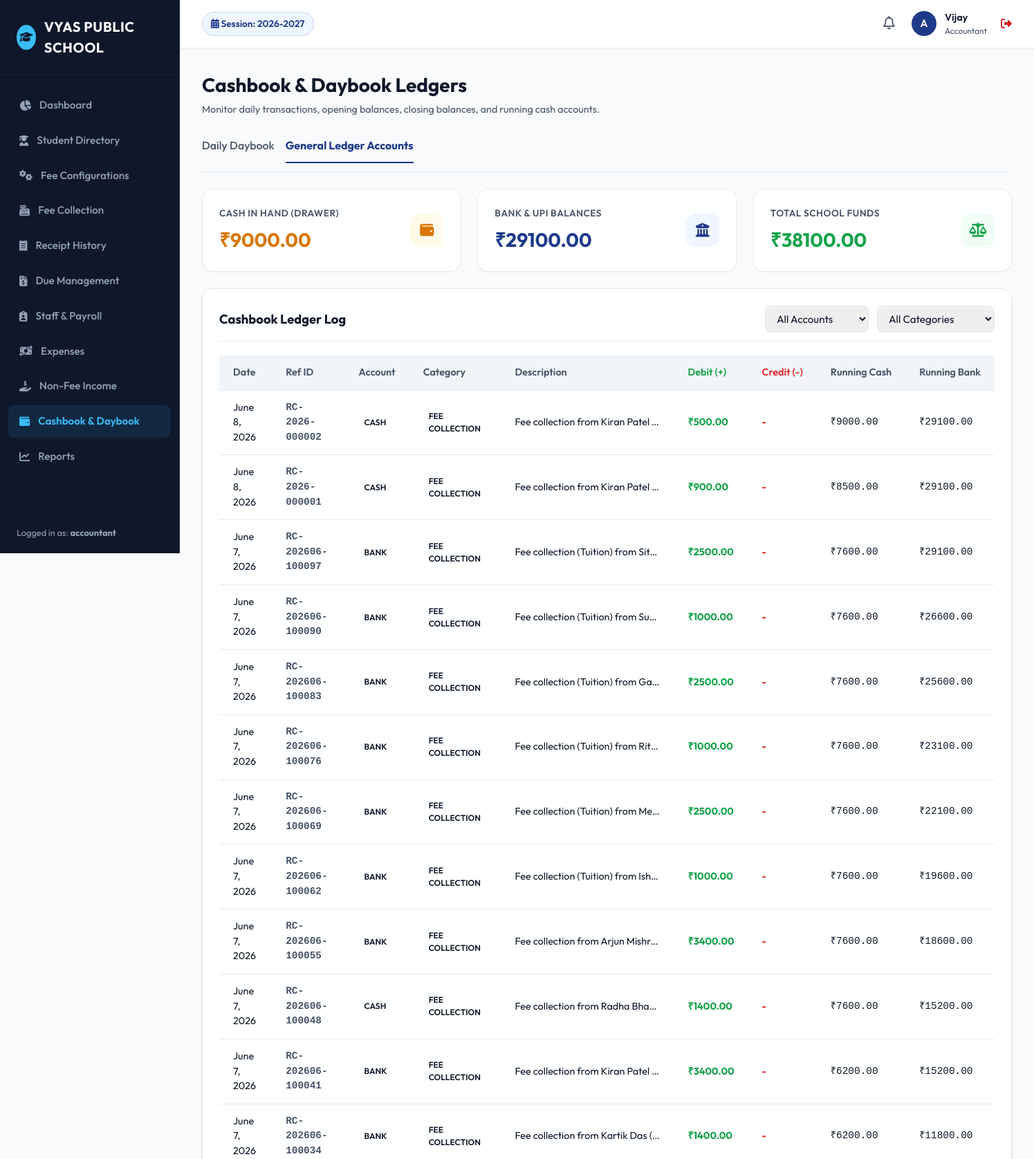
Page /finance/cashbook/ (signed in, upper part) on the committed database.
### users/models.py (models this page shows, shortened)
class User(AbstractUser, SoftDeleteModel):
    SUPER_ADMIN = 'SUPER_ADMIN'
    SCHOOL_ADMIN = 'SCHOOL_ADMIN'
    ACCOUNTANT = 'ACCOUNTANT'
    PRINCIPAL = 'PRINCIPAL'
    TEACHER = 'TEACHER'
    RECEPTIONIST = 'RECEPTIONIST'
    ROLE_CHOICES = [
        (SUPER_ADMIN, 'Super Admin'),
        (SCHOOL_ADMIN, 'School Admin'),
        (ACCOUNTANT, 'Accountant'),
        (PRINCIPAL, 'Principal'),
        (TEACHER, 'Teacher'),
        (RECEPTIONIST, 'Receptionist'),
    ]
    role = models.CharField(max_length=20, choices=ROLE_CHOICES, default=SCHOOL_ADMIN)
    mobile = models.CharField(max_length=15, blank=True, null=True)
    objects = SoftDeleteUserManager()
    def is_school_admin(self):
        return self.role in [self.SUPER_ADMIN, self.SCHOOL_ADMIN]
    def is_accountant(self):
        return self.role in [self.SUPER_ADMIN, self.ACCOUNTANT]

### academics/models.py (models this page shows, shortened)
class AcademicSession(SoftDeleteModel):
    name = models.CharField(max_length=20, unique=True, help_text="e.g. 2026-2027")
    start_date = models.DateField()
    end_date = models.DateField()
    is_active = models.BooleanField(default=False)
    class Meta:
        ordering = ['-start_date']

### finance/models.py (models this page shows, shortened)
class CashBookEntry(SoftDeleteModel):
    ENTRY_TYPE_CHOICES = [
        ('DEBIT', 'Debit (Cash In)'),
        ('CREDIT', 'Credit (Cash Out)'),
    ]
    CATEGORY_CHOICES = [
        ('FEE_COLLECTION', 'Fee Collection'),
        ('SALARY', 'Salary Payment'),
        ('EXPENSE', 'Expense Payment'),
        ('INCOME', 'Non-fee Income'),
        ('MANUAL', 'Manual Adjustment'),
    ]
    PAYMENT_MODE_CHOICES = [
        ('CASH', 'Cash'),
        ('BANK', 'Bank'), # Bank/UPI/Transfer
    ]
    entry_date = models.DateField()
    entry_type = models.CharField(max_length=10, choices=ENTRY_TYPE_CHOICES)
    category = models.CharField(max_length=20, choices=CATEGORY_CHOICES)
    amount = models.DecimalField(max_digits=12, decimal_places=2)
    payment_mode = models.CharField(max_length=10, choices=PAYMENT_MODE_CHOICES, default='CASH')
    reference_id = models.CharField(max_length=100, blank=True, null=True, help_text="e.g. Receipt No, Payslip ID, Expense ID")
    running_cash_balance = models.DecimalField(max_digits=15, decimal_places=2, default=0.00)
    running_bank_balance = models.DecimalField(max_digits=15, decimal_places=2, default=0.00)
    description = models.TextField()
    recorded_by = models.ForeignKey(settings.AUTH_USER_MODEL, on_delete=models.SET_NULL, null=True, blank=True)
    class Meta:
        ordering = ['entry_date', 'id']

### finance/views.py (the view)
# urls.py: path('cashbook/', views.cashbook_ledger, name='cashbook'),
@login_required
@accountant_only
def cashbook_ledger(request):
    mode_filter = request.GET.get('mode', '') # CASH / BANK
    cat_filter = request.GET.get('category', '')
    entries = CashBookEntry.objects.filter(is_deleted=False).order_by('-entry_date', '-id')
    if mode_filter:
        entries = entries.filter(payment_mode=mode_filter)
    if cat_filter:
        entries = entries.filter(category=cat_filter)
    paginator = Paginator(entries, 50)
    page_number = request.GET.get('page')
    page_obj = paginator.get_page(page_number)
    latest_entry = CashBookEntry.objects.filter(is_deleted=False).order_by('-entry_date', '-id').first()
    cash_in_hand = latest_entry.running_cash_balance if latest_entry else 0.00
    bank_balance = latest_entry.running_bank_balance if latest_entry else 0.00
    context = {
        'page_obj': page_obj,
        'mode_filter': mode_filter,
        'cat_filter': cat_filter,
        'categories': CashBookEntry.CATEGORY_CHOICES,
        'cash_in_hand': cash_in_hand,
        'bank_balance': bank_balance
    }
    return render(request, 'finance/cashbook.html', context)

### academics/context_processors.py (called while the page is built)
def academic_session_processor(request):
    try:
        active_session = AcademicSession.objects.get(is_active=True)
    except AcademicSession.DoesNotExist:
        active_session = AcademicSession.objects.order_by('-start_date').first()
    except AcademicSession.MultipleObjectsReturned:
        active_session = AcademicSession.objects.filter(is_active=True).first()
    return {
        'ACTIVE_SESSION': active_session,
        'ALL_SESSIONS': AcademicSession.objects.all()
    }

### core/models.py (called while the page is built)
    def get_queryset(self):
        return SoftDeleteQuerySet(self.model, using=self._db).filter(is_deleted=False)

### users/models.py (called while the page is built)
    def get_queryset(self):
        return SoftDeleteQuerySet(self.model, using=self._db).filter(is_deleted=False)

### templates/finance/cashbook.html (shortened to what this page needs)
{% extends 'base.html' %}
{% block content %}
<div class="page-header">
    <div class="page-title">
        <h1>Cashbook & Daybook Ledgers</h1>
        <p>Monitor daily transactions, opening balances, closing balances, and running cash accounts.</p>
    </div>
</div>
<div style="display: flex; gap: 16px; margin-bottom: 24px; border-bottom: 1px solid var(--border-color); padding-bottom: 12px;">
    <a href="{% url 'daybook' %}" style="font-weight: 500; color: var(--text-secondary); padding-bottom: 12px;">Daily Daybook</a>
    <a href="{% url 'cashbook' %}" style="font-weight: 700; color: var(--primary); border-bottom: 2px solid var(--primary); padding-bottom: 12px;">General Ledger Accounts</a>
</div>
<div class="card-grid" style="margin-bottom: 24px;">
    <div class="card stat-card">
        <div>
            <div class="stat-label">CASH IN HAND (Drawer)</div>
            <div class="stat-value" style="color: var(--accent);">₹{{ cash_in_hand|floatformat:2 }}</div>
        </div>
        <div class="stat-icon warning">
            <i class="fa-solid fa-wallet"></i>
        </div>
    </div>
    <div class="card stat-card">
        <div>
            <div class="stat-label">BANK & UPI BALANCES</div>
            <div class="stat-value" style="color: var(--primary);">₹{{ bank_balance|floatformat:2 }}</div>
        </div>
        <div class="stat-icon primary">
            <i class="fa-solid fa-building-columns"></i>
        </div>
    </div>
    <div class="card stat-card">
        <div>
            <div class="stat-label">TOTAL SCHOOL FUNDS</div>
            <div class="stat-value" style="color: var(--success);">
                ₹{{ cash_in_hand|add:bank_balance|floatformat:2 }}
            </div>
        </div>
        <div class="stat-icon success">
            <i class="fa-solid fa-scale-balanced"></i>
        </div>
    </div>
</div>
<div class="glass-panel">
    <div class="panel-header">
        <h2>Cashbook Ledger Log</h2>
        <form method="GET" style="display: flex; gap: 12px; align-items: center; flex-wrap: wrap;">
            <select name="mode" class="form-control" style="width: 150px; padding: 8px 12px;" onchange="this.form.submit()">
                <option value="">All Accounts</option>
            </select>
            <select name="category" class="form-control" style="width: 170px; padding: 8px 12px;" onchange="this.form.submit()">
                <option value="">All Categories</option>
            </select>
        </form>
    </div>
    <div class="table-responsive">
        <table class="custom-table" style="font-size: 0.9rem;">
            <thead>
                <tr>
                    <th>Date</th>
                    <th>Ref ID</th>
                    <th>Account</th>
                    <th>Category</th>
                    <th>Description</th>
                    <th style="color: var(--success);">Debit (+)</th>
                    <th style="color: var(--danger);">Credit (-)</th>
                    <th>Running Cash</th>
                    <th>Running Bank</th>
                </tr>
            </thead>
            <tbody>
                {% for entry in page_obj %}
                <tr>
                    <td>{{ entry.entry_date }}</td>
                    <td style="font-family: monospace; font-weight: 700; color: var(--text-secondary);">{{ entry.reference_id|default:"-" }}</td>
                    <td>
                        <span class="badge {% if entry.payment_mode == 'CASH' %}warning{% else %}primary{% endif %}">
                            {{ entry.get_payment_mode_display }}
                        </span>
                    </td>
                    <td><span class="badge info">{{ entry.get_category_display }}</span></td>
                    <td style="max-width: 250px; text-overflow: ellipsis; overflow: hidden; white-space: nowrap;" title="{{ entry.description }}">{{ entry.description }}</td>
                    <td style="font-weight: 700; color: var(--success);">
                        {% if entry.entry_type == 'DEBIT' %}₹{{ entry.amount|floatformat:2 }}{% else %}-{% endif %}
                    </td>
                    <td style="font-weight: 700; color: var(--danger);">
                        {% if entry.entry_type == 'CREDIT' %}₹{{ entry.amount|floatformat:2 }}{% else %}-{% endif %}
                    </td>
                    <td style="font-family: monospace;">₹{{ entry.running_cash_balance|floatformat:2 }}</td>
                    <td style="font-family: monospace;">₹{{ entry.running_bank_balance|floatformat:2 }}</td>
                </tr>
                {% empty %}
                <tr>
                    <td colspan="9" style="text-align: center; color: var(--text-secondary); padding: 30px; font-style: italic;">
                        No General Ledger records found matching the filters.
                    </td>
                </tr>
                {% endfor %}
            </tbody>
        </table>
    </div>
</div>
{% endblock %}

### templates/base.html (shortened to what this page needs)
{% load static %}
<!DOCTYPE html>
<html lang="en">
<head>
    <link rel="stylesheet" href="https://cdnjs.cloudflare.com/ajax/libs/font-awesome/6.4.0/css/all.min.css">
    <link rel="stylesheet" href="{% static 'css/styles.css' %}">
</head>
<body>
    <div class="app-container">
        <aside class="sidebar">
            <div class="sidebar-header">
                <div class="user-avatar" style="background-color: var(--sidebar-active); color: var(--sidebar-bg);">
                    <i class="fa-solid fa-graduation-cap"></i>
                </div>
                <div class="sidebar-logo">VYAS PUBLIC SCHOOL</div>
            </div>
            <ul class="sidebar-menu">
                <li class="menu-item {% if request.resolver_match.url_name == 'dashboard' %}active{% endif %}">
                    <a href="{% url 'dashboard' %}">
                        <i class="fa-solid fa-chart-pie"></i>
                        <span>Dashboard</span>
                    </a>
                </li>
                <li class="menu-item {% if 'students' in request.path %}active{% endif %}">
                    <a href="{% url 'student_list' %}">
                        <i class="fa-solid fa-user-graduate"></i>
                        <span>Student Directory</span>
                    </a>
                </li>
                {% if request.user.is_accountant or request.user.is_school_admin %}
                <li class="menu-item {% if 'fees' in request.path and 'collect' not in request.path and 'receipts' not in request.path and 'dues' not in request.path %}active{% endif %}">
                    <a href="{% url 'fee_type_list' %}">
                        <i class="fa-solid fa-gears"></i>
                        <span>Fee Configurations</span>
                    </a>
                </li>
                <li class="menu-item {% if 'fees/collect' in request.path %}active{% endif %}">
                    <a href="{% url 'fee_collection_dashboard' %}">
                        <i class="fa-solid fa-cash-register"></i>
                        <span>Fee Collection</span>
                    </a>
                </li>
                <li class="menu-item {% if 'fees/receipts' in request.path %}active{% endif %}">
                    <a href="{% url 'receipt_history' %}">
                        <i class="fa-solid fa-receipt"></i>
                        <span>Receipt History</span>
                    </a>
                </li>
                <li class="menu-item {% if 'fees/dues' in request.path %}active{% endif %}">
                    <a href="{% url 'due_report' %}">
                        <i class="fa-solid fa-file-invoice-dollar"></i>
                        <span>Due Management</span>
                    </a>
                </li>
                {% endif %}
                {% if request.user.role == 'SUPER_ADMIN' or request.user.role == 'SCHOOL_ADMIN' or request.user.role == 'PRINCIPAL' or request.user.is_accountant %}
                <li class="menu-item {% if 'staff' in request.path or 'salar' in request.path %}active{% endif %}">
                    <a href="{% url 'staff_list' %}">
                        <i class="fa-solid fa-clipboard-user"></i>
                        <span>Staff & Payroll</span>
                    </a>
                </li>
                {% endif %}
                {% if request.user.is_accountant or request.user.is_school_admin %}
                <li class="menu-item {% if 'finance/expense' in request.path %}active{% endif %}">
                    <a href="{% url 'expense_list' %}">
                        <i class="fa-solid fa-money-bill-transfer"></i>
                        <span>Expenses</span>
                    </a>
                </li>
                <li class="menu-item {% if 'finance/income' in request.path %}active{% endif %}">
                    <a href="{% url 'income_list' %}">
                        <i class="fa-solid fa-hand-holding-dollar"></i>
                        <span>Non-Fee Income</span>
                    </a>
                </li>
                <li class="menu-item {% if 'daybook' in request.path or 'cashbook' in request.path %}active{% endif %}">
                    <a href="{% url 'daybook' %}">
                        <i class="fa-solid fa-wallet"></i>
                        <span>Cashbook & Daybook</span>
                    </a>
                </li>
                {% endif %}
                <li class="menu-item {% if 'reports' in request.path %}active{% endif %}">
                    <a href="{% url 'reports_dashboard' %}">
                        <i class="fa-solid fa-chart-line"></i>
                        <span>Reports</span>
                    </a>
                </li>
            </ul>
            <div class="sidebar-footer">
                Logged in as: <strong>{{ request.user.username }}</strong>
            </div>
        </aside>
        <main class="main-wrapper">
            <header class="main-header">
                <div class="header-left">
                    <div class="session-indicator">
                        <i class="fa-solid fa-calendar-days"></i>
                        Session: {{ ACTIVE_SESSION.name|default:"None Configured" }}
                    </div>
                </div>
                <div class="header-right">
                    <div class="notification-bell">
                        <i class="fa-regular fa-bell" style="font-size: 1.2rem; cursor: pointer; color: var(--text-secondary);"></i>
                    </div>
                    <div class="user-profile" onclick="location.href='{% url 'logout' %}'" title="Click to Logout">
                        <div class="user-avatar">
                            {{ request.user.username|slice:":1"|upper }}
                        </div>
                        <div class="user-info">
                            <div class="user-name">{{ request.user.first_name|default:request.user.username }}</div>
                            <div class="user-role">{{ request.user.get_role_display }}</div>
                        </div>
                        <i class="fa-solid fa-right-from-bracket" style="color: var(--danger); margin-left: 8px;"></i>
                    </div>
                </div>
            </header>
            <div class="content-body">
                {% block content %}{% endblock %}
            </div>
        </main>
    </div>
</body>
</html>

### rows in the picture
User: user.username "accountant", user.username "A", user.first_name "Vijay", user.role "Accountant"
AcademicSession: name "2026-2027"
CashBookEntry: running_cash_balance "9000.00", running_bank_balance "29100.00", running_cash_balance "38100.00", entry_date "June 8, 2026", reference_id "RC-2026-000002", payment_mode "CASH", category "FEE COLLECTION", description "Fee collection from Kiran Patel…", amount "500.00"
CashBookEntry: entry_date "June 8, 2026", reference_id "RC-2026-000001", payment_mode "CASH", category "FEE COLLECTION", description "Fee collection from Kiran Patel…", amount "900.00", running_cash_balance "8500.00", running_bank_balance "29100.00"
CashBookEntry: entry_date "June 7, 2026", reference_id "RC-202606-100097", payment_mode "BANK", category "FEE COLLECTION", description "Fee collection (Tuition) from Sit…", amount "2500.00", running_cash_balance "7600.00", running_bank_balance "29100.00"
CashBookEntry: entry_date "June 7, 2026", reference_id "RC-202606-100090", payment_mode "BANK", category "FEE COLLECTION", description "Fee collection (Tuition) from Su…", amount "1000.00", running_cash_balance "7600.00", running_bank_balance "26600.00"
CashBookEntry: entry_date "June 7, 2026", reference_id "RC-202606-100083", payment_mode "BANK", category "FEE COLLECTION", description "Fee collection (Tuition) from Ga…", amount "2500.00", running_cash_balance "7600.00", running_bank_balance "25600.00"
CashBookEntry: entry_date "June 7, 2026", reference_id "RC-202606-100076", payment_mode "BANK", category "FEE COLLECTION", description "Fee collection (Tuition) from Rit…", amount "1000.00", running_cash_balance "7600.00", running_bank_balance "23100.00"
CashBookEntry: entry_date "June 7, 2026", reference_id "RC-202606-100069", payment_mode "BANK", category "FEE COLLECTION", description "Fee collection (Tuition) from Me…", amount "2500.00", running_cash_balance "7600.00", running_bank_balance "22100.00"
CashBookEntry: entry_date "June 7, 2026", reference_id "RC-202606-100062", payment_mode "BANK", category "FEE COLLECTION", description "Fee collection (Tuition) from Ish…", amount "1000.00", running_cash_balance "7600.00", running_bank_balance "19600.00"
CashBookEntry: entry_date "June 7, 2026", reference_id "RC-202606-100055", payment_mode "BANK", category "FEE COLLECTION", description "Fee collection from Arjun Mishr…", amount "3400.00", running_cash_balance "7600.00", running_bank_balance "18600.00"
CashBookEntry: entry_date "June 7, 2026", reference_id "RC-202606-100048", payment_mode "CASH", category "FEE COLLECTION", description "Fee collection from Radha Bhat…", amount "1400.00", running_cash_balance "7600.00", running_bank_balance "15200.00"
CashBookEntry: entry_date "June 7, 2026", reference_id "RC-202606-100041", payment_mode "BANK", category "FEE COLLECTION", description "Fee collection from Kiran Patel…", amount "3400.00", running_cash_balance "6200.00", running_bank_balance "15200.00"
CashBookEntry: entry_date "June 7, 2026", reference_id "RC-202606-100034", payment_mode "BANK", category "FEE COLLECTION", description "Fee collection from Kartik Das (…", amount "1400.00", running_cash_balance "6200.00", running_bank_balance "11800.00"
